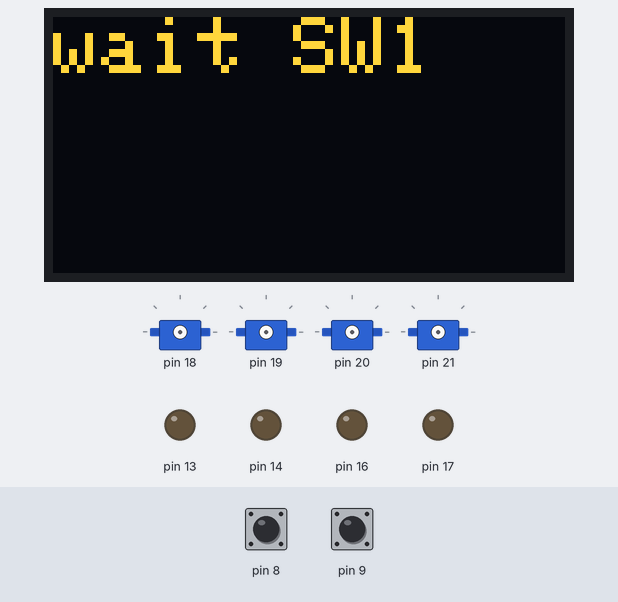
Bench run of a sketch on a simulated Arduino Uno, built with avr-gcc and run on an emulated ATmega328P. Parts: 128×64 one-colour display, 4 × servo, output pins drawn as LEDs (lit = HIGH). Wiring (inferred from the names in the program): SSD1306 OLED at I2C address 0x3C. Dashed ring = blinking. The test bench sets the inputs (shaded band); at power-on: pin 8 HIGH, pin 9 HIGH. The OLED is the two-colour kind (top 16 rows yellow).

Above: at 2.9 s.
3.0 s: pin 8 pulled LOW for 0.15 s
At 3.7 s:
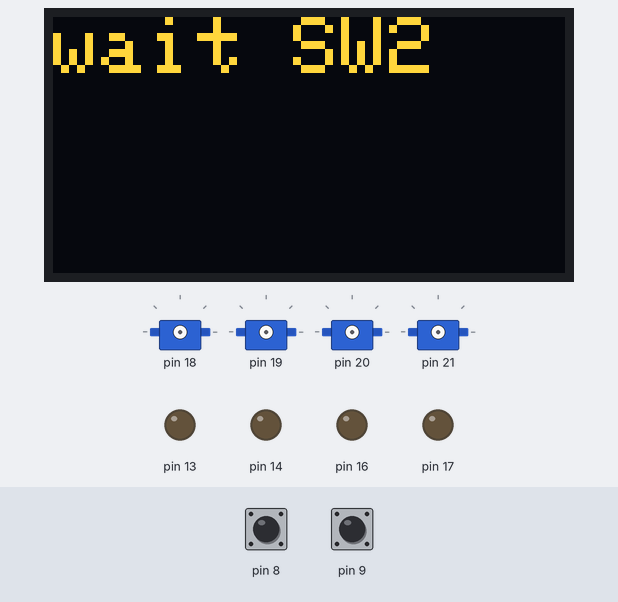
4.6 s: pin 9 pulled LOW for 0.15 s
At 6.0 s:
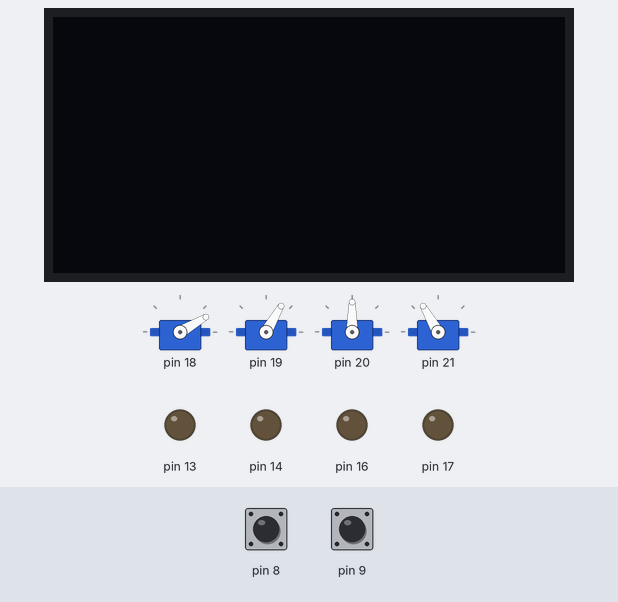
At 10.3 s:
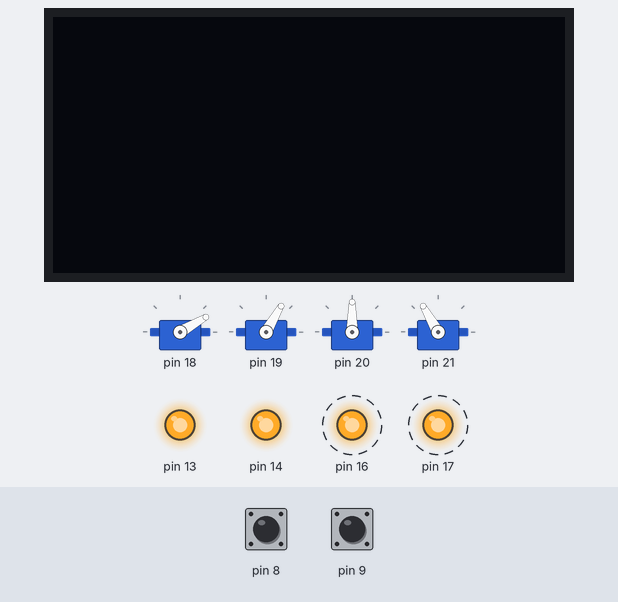
Timing chart, 0 to 16.1 s (numbered marks = the images above; inputs shaded):
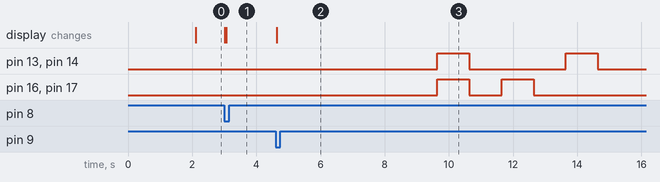

Measured:
- after the input at 3.0 s, the display: first changes at once (image 1 shows a later state)
- after the input at 4.6 s, pin 13, pin 14: alternates HIGH for 1.0 s and LOW for 3.0 s, 4 changes in all, then stays LOW, starting after 5.0 s; pin 16, pin 17: alternates HIGH for 1.0 s and LOW for 1.0 s, 4 changes in all, then stays LOW, starting after 5.0 s; the display: changes at once (image 2)

The sketch:

Pico-X-Motor_Demo.ino
```cpp
#include <PICOX.h>
void setup() {
  oled.show();delay(2000); // Show logo
  oled.clearDisplay();
  oled.textSize(2);
  oled.text(0,0,"wait SW1");
  oled.show();
  waitSW_1();
  oled.clearDisplay();
  oled.show();
  oled.clearDisplay();
  oled.textSize(2);
  oled.text(0,0,"wait SW2");
  oled.show();
  waitSW_2();
  oled.clearDisplay();
  oled.show();
}
void loop() {
  // Servo Motor 1 - 4
  servo(1,30);
  servo(2,60);
  servo(3,90);
  servo(4,120);
  delay(1000); // Wait 1 Sec.
  // Motor 1 & 2 Forward power 50%
  motor(1, 50);
  motor(2, 50);
  delay(1000);  // Wait 1 Sec.
  // motor Stop
  ao();delay(1000);// Wait 1 Sec.
  // Motor 1 & 2 Forward power 50%
  fd(50);  delay(1000); // Wait 1 Sec.
  // motor Stop
  ao();delay(1000); // Wait 1 Sec.
  // Motor 1 & 2 Backward power 50%
  bk(50);  delay(1000); // Wait 1 Sec.
  // motor Stop
  ao();delay(1000);  // Wait 1 Sec.
  // Motor 1 Backward  2 Forward power 50%
  sl(50); delay(1000);  // Wait 1 Sec.
  // motor Stop
  ao();delay(1000);   // Wait 1 Sec.
  // Motor 1 Forward  2 Backward power 50%
  sr(50);delay(1000);   // Wait 1 Sec.
  // motor Stop
  ao();delay(1000);   // Wait 1 Sec.
  // Motor 1 to 0 and  2 Forward power 50%
  tl(50);delay(1000); // Wait 1 Sec.
  // motor Stop
  ao();delay(1000);   // Wait 1 Sec.
  // Motor 1 Forward power 50% and 2 to 0
  tr(50);delay(1000);   // Wait 1 Sec.
  // motor Stop
  ao();delay(1000);   // Wait 1 Sec.
}
```
